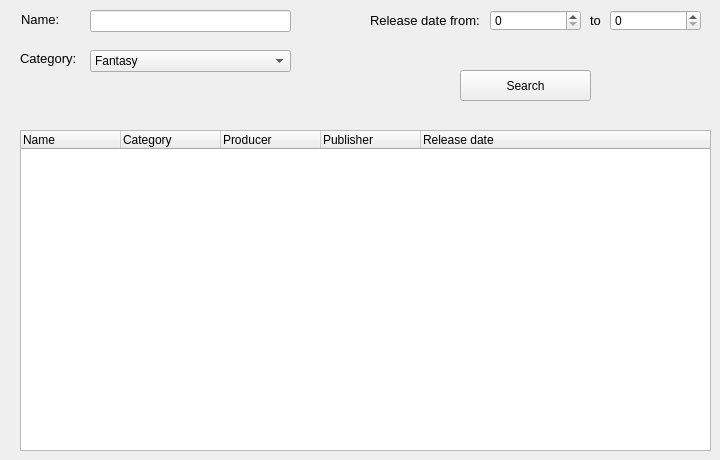
      <widget class="QWidget" name="page_3">
       <widget class="QPushButton" name="searchGame">
        <property name="geometry">
         <rect>
          <x>460</x>
          <y>70</y>
          <width>131</width>
          <height>31</height>
         </rect>
        </property>
        <property name="text">
         <string>Search</string>
        </property>
       </widget>
       <widget class="QTreeWidget" name="gamesTree">
        <property name="geometry">
         <rect>
          <x>20</x>
          <y>130</y>
          <width>691</width>
          <height>321</height>
         </rect>
        </property>
        <property name="itemsExpandable">
         <bool>true</bool>
        </property>
        <property name="sortingEnabled">
         <bool>false</bool>
        </property>
        <column>
         <property name="text">
          <string>Name</string>
         </property>
        </column>
        <column>
         <property name="text">
          <string>Category</string>
         </property>
        </column>
        <column>
         <property name="text">
          <string>Producer</string>
         </property>
        </column>
        <column>
         <property name="text">
          <string>Publisher</string>
         </property>
        </column>
        <column>
         <property name="text">
          <string>Release date</string>
         </property>
        </column>
       </widget>
       <widget class="QLineEdit" name="gameNameSearch">
        <property name="geometry">
         <rect>
          <x>90</x>
          <y>10</y>
          <width>201</width>
          <height>22</height>
         </rect>
        </property>
       </widget>
       <widget class="QLabel" name="label_6">
        <property name="geometry">
         <rect>
          <x>21</x>
          <y>11</y>
          <width>38</width>
          <height>16</height>
         </rect>
        </property>
        <property name="font">
         <font>
          <pointsize>10</pointsize>
         </font>
        </property>
        <property name="text">
         <string>Name:</string>
        </property>
       </widget>
       <widget class="QSpinBox" name="gameReleaseFrom">
        <property name="geometry">
         <rect>
          <x>490</x>
          <y>10</y>
          <width>91</width>
          <height>21</height>
         </rect>
        </property>
        <property name="maximum">
         <number>2021</number>
        </property>
       </widget>
       <widget class="QLabel" name="label_9">
        <property name="geometry">
         <rect>
          <x>20</x>
          <y>50</y>
          <width>56</width>
          <height>16</height>
         </rect>
        </property>
        <property name="font">
         <font>
          <pointsize>10</pointsize>
         </font>
        </property>
        <property name="text">
         <string>Category:</string>
        </property>
       </widget>
       <widget class="QSpinBox" name="gameReleaseTo">
        <property name="geometry">
         <rect>
          <x>610</x>
          <y>10</y>
          <width>91</width>
          <height>21</height>
         </rect>
        </property>
        <property name="maximum">
         <number>2021</number>
        </property>
       </widget>
       <widget class="QLabel" name="label_8">
        <property name="geometry">
         <rect>
          <x>590</x>
          <y>10</y>
          <width>16</width>
          <height>21</height>
         </rect>
        </property>
        <property name="font">
         <font>
          <pointsize>10</pointsize>
         </font>
        </property>
        <property name="text">
         <string>to</string>
        </property>
       </widget>
       <widget class="QLabel" name="label_7">
        <property name="geometry">
         <rect>
          <x>370</x>
          <y>10</y>
          <width>121</width>
          <height>21</height>
         </rect>
        </property>
        <property name="font">
         <font>
          <pointsize>10</pointsize>
         </font>
        </property>
        <property name="text">
         <string>Release date from:</string>
        </property>
       </widget>
       <widget class="QComboBox" name="gameCategorySearch">
        <property name="geometry">
         <rect>
          <x>90</x>
          <y>50</y>
          <width>201</width>
          <height>22</height>
         </rect>
        </property>
        <item>
         <property name="text">
          <string>Fantasy</string>
         </property>
        </item>
        <item>
         <property name="text">
          <string>Sci-Fi</string>
         </property>
        </item>
        <item>
         <property name="text">
          <string>Drama</string>
         </property>
        </item>
        <item>
         <property name="text">
          <string>Documentary</string>
         </property>
        </item>
        <item>
         <property name="text">
          <string>Action</string>
         </property>
        </item>
        <item>
         <property name="text">
          <string>Historycal</string>
         </property>
        </item>
        <item>
         <property name="text">
          <string>Comedy</string>
         </property>
        </item>
        <item>
         <property name="text">
          <string>Romance</string>
         </property>
        </item>
       </widget>
      </widget>
